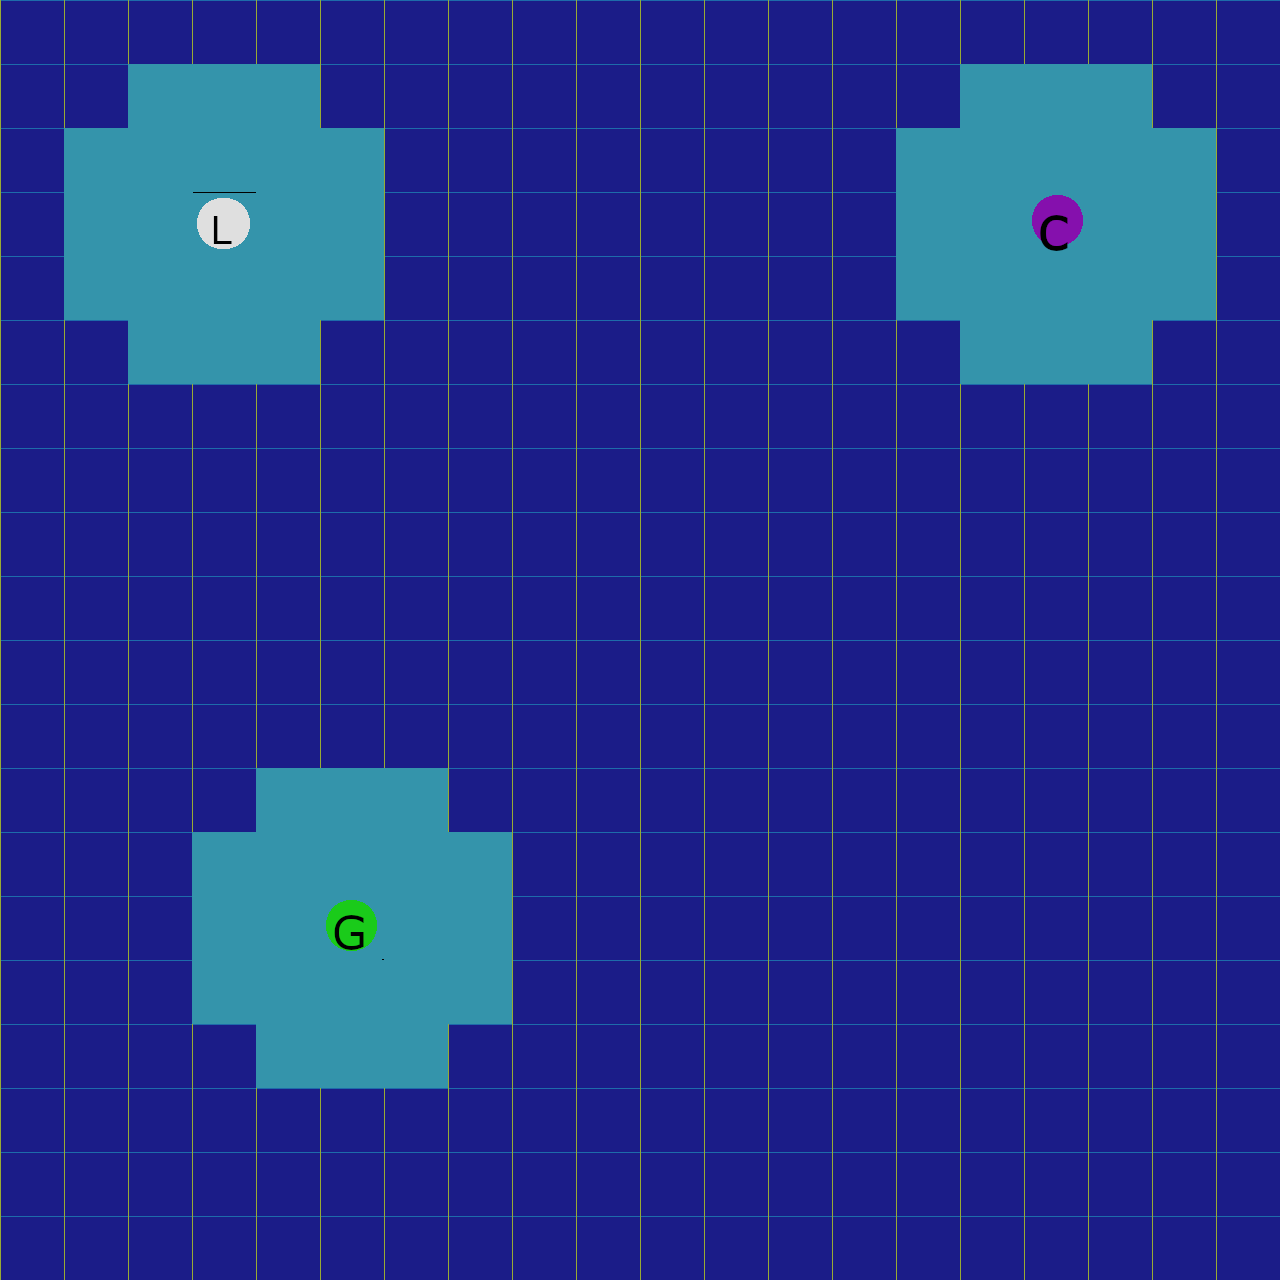

Below is a game level as drawn by its tile map, then a one-line description and the .tmx file that defines it, in full:
An orthogonal 20x20 tile map with 64x64 px tiles, 1 tile layer (Tile Layer 1).

<map version="1.5" tiledversion="1.7.2" orientation="orthogonal" renderorder="right-down" width="20" height="20" tilewidth="64" tileheight="64" infinite="0" nextlayerid="2" nextobjectid="1">
 <tileset firstgid="1" source="tiles.tsx" />
 <layer id="1" name="Tile Layer 1" width="20" height="20">
  <data encoding="csv">
6,6,6,6,6,6,6,6,6,6,6,6,6,6,6,6,6,6,6,6,
6,6,7,7,7,6,6,6,6,6,6,6,6,6,6,7,7,7,6,6,
6,7,7,7,7,7,6,6,6,6,6,6,6,6,7,7,7,7,7,6,
6,7,7,4,7,7,6,6,6,6,6,6,6,6,7,7,2,7,7,6,
6,7,7,7,7,7,6,6,6,6,6,6,6,6,7,7,7,7,7,6,
6,6,7,7,7,6,6,6,6,6,6,6,6,6,6,7,7,7,6,6,
6,6,6,6,6,6,6,6,6,6,6,6,6,6,6,6,6,6,6,6,
6,6,6,6,6,6,6,6,6,6,6,6,6,6,6,6,6,6,6,6,
6,6,6,6,6,6,6,6,6,6,6,6,6,6,6,6,6,6,6,6,
6,6,6,6,6,6,6,6,6,6,6,6,6,6,6,6,6,6,6,6,
6,6,6,6,6,6,6,6,6,6,6,6,6,6,6,6,6,6,6,6,
6,6,6,6,6,6,6,6,6,6,6,6,6,6,6,6,6,6,6,6,
6,6,6,6,7,7,7,6,6,6,6,6,6,6,6,6,6,6,6,6,
6,6,6,7,7,7,7,7,6,6,6,6,6,6,6,6,6,6,6,6,
6,6,6,7,7,8,7,7,6,6,6,6,6,6,6,6,6,6,6,6,
6,6,6,7,7,7,7,7,6,6,6,6,6,6,6,6,6,6,6,6,
6,6,6,6,7,7,7,6,6,6,6,6,6,6,6,6,6,6,6,6,
6,6,6,6,6,6,6,6,6,6,6,6,6,6,6,6,6,6,6,6,
6,6,6,6,6,6,6,6,6,6,6,6,6,6,6,6,6,6,6,6,
6,6,6,6,6,6,6,6,6,6,6,6,6,6,6,6,6,6,6,6
</data>
 </layer>
</map>
